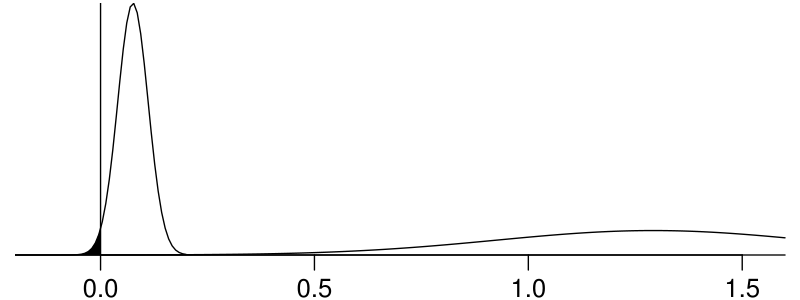

This figure's R source:
source("COMMON.R")
dev.on("wald", width = 8, height = 3, top = 0)
par(mar = c(1.5, 0.5, 0.1, 0.5), cex = 1.5)
x <- seq(-0.2, 1.6, 0.01)
plot(
	x,
	dnorm(x, 1.292, 0.367),
	type = "l", axes = FALSE, xlab = "", ylab = "",
	xaxs = "i", yaxs = "i",
	ylim = c(0, dnorm(0, 0, 0.0356))
)
abline(h = 0)
abline(v = 0, lwd = 1)
axis(1)
x <- seq(-0.2, 0.2, length = 50)
dn <- function(z) dnorm(z, 0.0757, 0.0356)
lines(x, dn(x))
x <- seq(-0.2, 0, length = 20)
polygon(c(x, 0), c(dn(x), 0), border = NA, col = "#000000")
dev.off()
